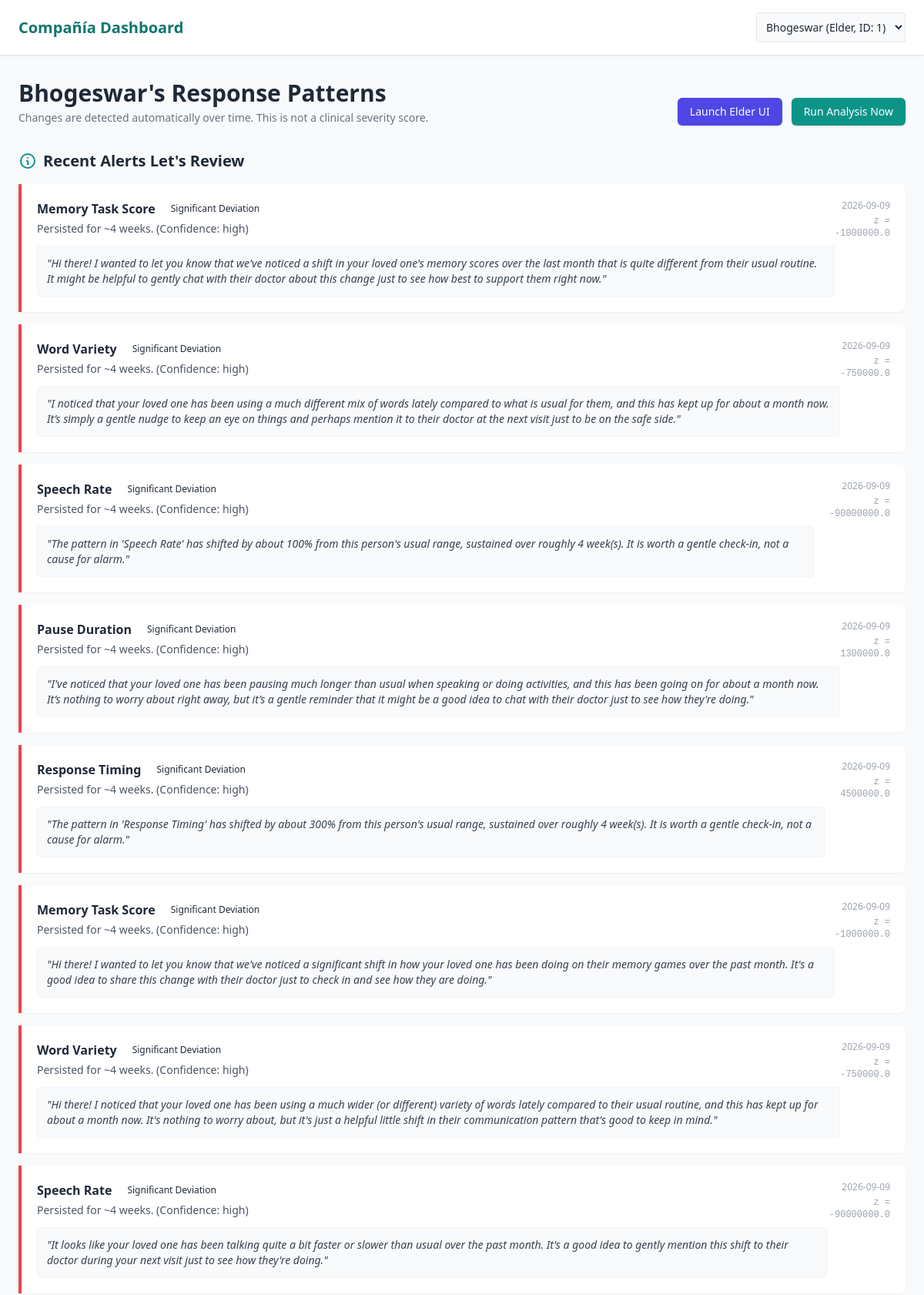
The app's page /dashboard/1 (upper part) with its own data.
### backend/database.py (models this page shows)
class Base(DeclarativeBase):
    pass

class User(Base):
    __tablename__ = "users"
    id          = Column(Integer, primary_key=True, index=True)
    name        = Column(String(120), nullable=False)
    age         = Column(Integer)
    language    = Column(String(10), default="en")   # en / hi / as / bn
    created_at  = Column(DateTime, default=lambda: datetime.now(timezone.utc))
    consent     = Column(Boolean, default=False)     # caregiver consent to log
    family      = relationship("FamilyMember", back_populates="user")
    routines    = relationship("Routine", back_populates="user")
    sessions    = relationship("Session", back_populates="user")
    alerts      = relationship("Alert", back_populates="user")

class Alert(Base):
    __tablename__ = "alerts"
    id              = Column(Integer, primary_key=True)
    user_id         = Column(Integer, ForeignKey("users.id"), nullable=False)
    created_at      = Column(DateTime, default=lambda: datetime.now(timezone.utc))
    severity        = Column(String(20))   # none / small_deviation / notable_deviation / significant_deviation
    affected_metric = Column(String(60))   # e.g. "z_timing"
    magnitude       = Column(Float)        # Z-score value
    duration_weeks  = Column(Integer)      # how many weeks this pattern persisted
    confidence      = Column(String(20))   # low / medium / high
    explanation     = Column(Text)         # 2-sentence LLM explanation
    seen_by_carer   = Column(Boolean, default=False)
    user            = relationship("User", back_populates="alerts")

### backend/dashboard/routes.py (the view)
@router.get("/dashboard/{user_id}", response_class=HTMLResponse)
async def dashboard(request: Request, user_id: int):
    user = get_user(user_id)
    if not user:
        raise HTTPException(status_code=404, detail="User not found")
    alerts   = get_user_alerts(user_id)
    sparklines = get_trend_sparklines(user_id)
    users    = list_users()
    return templates.TemplateResponse(request, "dashboard.html", {
        "users": users,
        "selected_user": user,
        "alerts": alerts,
        "sparklines": sparklines,
    })

### backend/dashboard/templates/dashboard.html (shortened to what this page needs)
<!DOCTYPE html>
<html lang="en">
<head>
    <script src="https://cdn.tailwindcss.com"></script>
</head>
<body class="bg-gray-50 font-sans text-gray-800 min-h-screen">
    <nav class="bg-white shadow px-6 py-4 flex justify-between items-center">
        <h1 class="text-xl font-semibold text-teal-700">Compañía Dashboard</h1>
        <div class="flex items-center space-x-4">
            <select id="userSelect" onchange="window.location.href='/dashboard/' + this.value"
                class="border rounded p-2 text-sm bg-gray-50">
                {% for u in users %}
                <option value="{{ u.id }}" {% if selected_user and selected_user.id==u.id %}selected{% endif %}>
                    {{ u.name }} (Elder, ID: {{ u.id }})
                </option>
                {% endfor %}
            </select>
        </div>
    </nav>
    <main class="max-w-7xl mx-auto px-6 py-8">
        {% if not selected_user %}
        <div class="text-center py-20">
            <h2 class="text-2xl font-bold text-gray-600 mb-2">Welcome to the Dashboard</h2>
            <p class="text-gray-500">Please select an elder from the top right to view their response pattern trends.
            </p>
        </div>
        {% else %}
        <div class="flex justify-between items-end mb-8">
            <div>
                <h2 class="text-3xl font-bold text-gray-800">{{ selected_user.name }}'s Response Patterns</h2>
                <p class="text-sm text-gray-500 mt-1">Changes are detected automatically over time. This is not a
                    clinical severity score.</p>
            </div>
            <div class="flex space-x-3">
                <a href="/elder/{{ selected_user.id }}" target="_blank"
                    class="bg-indigo-600 hover:bg-indigo-700 text-white px-4 py-2 rounded-md shadow text-sm font-medium transition-colors">
                    Launch Elder UI
                </a>
                <button onclick="runTrendCheck({{ selected_user.id }})"
                    class="bg-teal-600 hover:bg-teal-700 text-white px-4 py-2 rounded-md shadow text-sm font-medium transition-colors">
                    Run Analysis Now
                </button>
            </div>
        </div>
        <div class="mb-10">
            <h3 class="text-xl font-bold text-gray-800 mb-4 flex items-center">
                <svg class="w-6 h-6 mr-2 text-teal-600" fill="none" stroke="currentColor" viewBox="0 0 24 24">
                    <path stroke-linecap="round" stroke-linejoin="round" stroke-width="2"
                        d="M13 16h-1v-4h-1m1-4h.01M21 12a9 9 0 11-18 0 9 9 0 0118 0z"></path>
                </svg>
                Recent Alerts Let's Review
            </h3>
            {% if not alerts %}
            <div class="bg-white border rounded-lg p-6 text-center text-gray-500 italic shadow-sm">
                No pattern shifts detected recently. All stable! 🌟
            </div>
            {% else %}
            <div class="space-y-4">
                {% for alert in alerts %}
                <div
                    class="bg-white border-l-4 rounded-r-lg shadow-sm p-5 {% if alert.severity == 'significant_deviation' %}border-red-500{% elif alert.severity == 'notable_deviation' %}border-orange-500{% else %}border-yellow-500{% endif %}">
                    <div class="flex justify-between items-start">
                        <div>
                            <div class="flex items-center space-x-3 mb-1">
                                <span class="font-bold text-gray-800">{{ alert.metric }}</span>
                                <span
                                    class="text-xs px-2 py-0.5 rounded-full font-medium severity-{{ alert.severity }}">
                                    {{ alert.severity.replace('_', ' ') | title }}
                                </span>
                            </div>
                            <p class="text-gray-600 text-sm mb-3">Persisted for ~{{ alert.duration_weeks }} weeks.
                                (Confidence: {{ alert.confidence }})</p>
                            <div class="bg-gray-50 rounded p-3 text-gray-700 text-sm italic border border-gray-100">
                                "{{ alert.explanation }}"
                            </div>
                        </div>
                        <div class="text-right">
                            <div class="text-xs text-gray-400 mb-1">{{ alert.created_at[:10] }}</div>
                            <div class="text-xs font-mono text-gray-400">z = {{ alert.magnitude }}</div>
                        </div>
                    </div>
                </div>
                {% endfor %}
            </div>
            {% endif %}
        </div>
        {% endif %}
    </main>
</body>
</html>

### backend/dashboard/templates/dashboard.html (style rules this page uses)
.severity-significant_deviation { @apply text-red-800 bg-red-100 border-red-300; }

### records on screen
User: name "Bhogeswar"
Alert: metric "Memory Task Score", severity.replace "Significant Deviation", duration_weeks "4", confidence "high", explanation "Hi there! I wanted to let you know that we've noticed a shift in your loved one's memory scores over the last month that is quite different from their usual routine. It might be helpful to gently chat with their doctor about this change just to see how best to support them right now.", created_at "2026-09-09", magnitude "-1000000.0"
Alert: metric "Word Variety", severity.replace "Significant Deviation", duration_weeks "4", confidence "high", explanation "I noticed that your loved one has been using a much different mix of words lately compared to what is usual for them, and this has kept up for about a month now. It’s simply a gentle nudge to keep an eye on things and perhaps mention it to their doctor at the next visit just to be on the safe side.", created_at "2026-09-09", magnitude "-750000.0"
Alert: metric "Speech Rate", severity.replace "Significant Deviation", duration_weeks "4", confidence "high", explanation "The pattern in 'Speech Rate' has shifted by about 100% from this person's usual range, sustained over roughly 4 week(s). It is worth a gentle check-in, not a cause for alarm.", created_at "2026-09-09", magnitude "-90000000.0"
Alert: metric "Pause Duration", severity.replace "Significant Deviation", duration_weeks "4", confidence "high", explanation "I've noticed that your loved one has been pausing much longer than usual when speaking or doing activities, and this has been going on for about a month now. It’s nothing to worry about right away, but it’s a gentle reminder that it might be a good idea to chat with their doctor just to see how they're doing.", created_at "2026-09-09", magnitude "1300000.0"
Alert: metric "Response Timing", severity.replace "Significant Deviation", duration_weeks "4", confidence "high", explanation "The pattern in 'Response Timing' has shifted by about 300% from this person's usual range, sustained over roughly 4 week(s). It is worth a gentle check-in, not a cause for alarm.", created_at "2026-09-09", magnitude "4500000.0"
Alert: metric "Memory Task Score", severity.replace "Significant Deviation", duration_weeks "4", confidence "high", explanation "Hi there! I wanted to let you know that we've noticed a significant shift in how your loved one has been doing on their memory games over the past month. It's a good idea to share this change with their doctor just to check in and see how they are doing.", created_at "2026-09-09", magnitude "-1000000.0"
Alert: metric "Word Variety", severity.replace "Significant Deviation", duration_weeks "4", confidence "high", explanation "Hi there! I noticed that your loved one has been using a much wider (or different) variety of words lately compared to their usual routine, and this has kept up for about a month now. It's nothing to worry about, but it's just a helpful little shift in their communication pattern that's good to keep in mind.", created_at "2026-09-09", magnitude "-750000.0"
Alert: metric "Speech Rate", severity.replace "Significant Deviation", duration_weeks "4", confidence "high", explanation "It looks like your loved one has been talking quite a bit faster or slower than usual over the past month. It's a good idea to gently mention this shift to their doctor during your next visit just to see how they're doing.", created_at "2026-09-09", magnitude "-90000000.0"

### other values on screen
form field value "Bhogeswar (Elder, ID: 1)"
